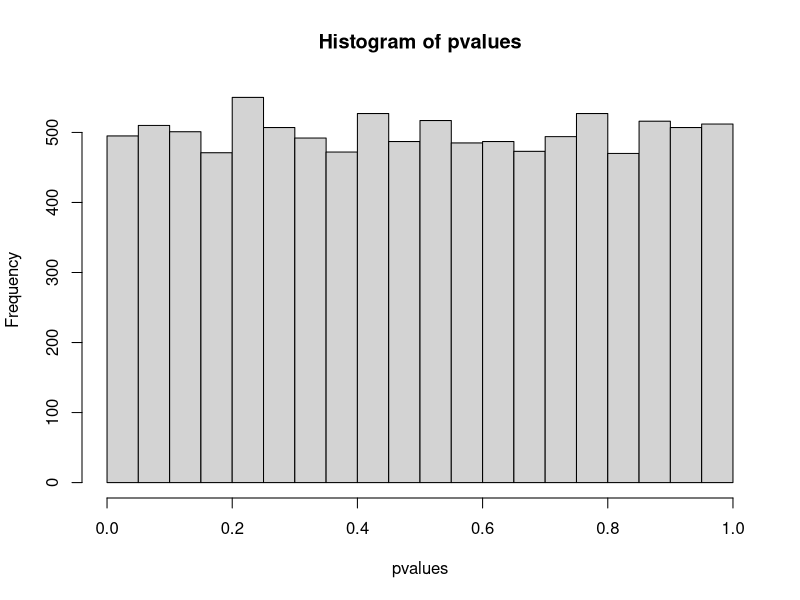
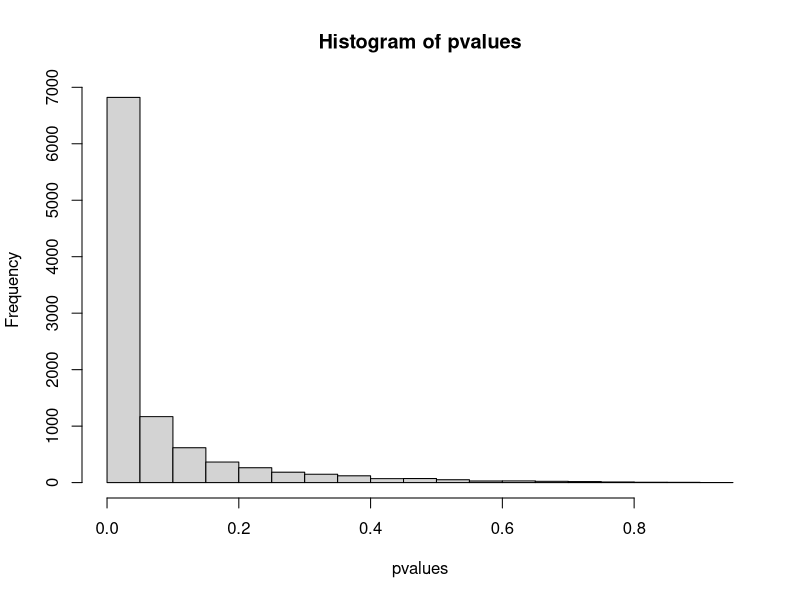
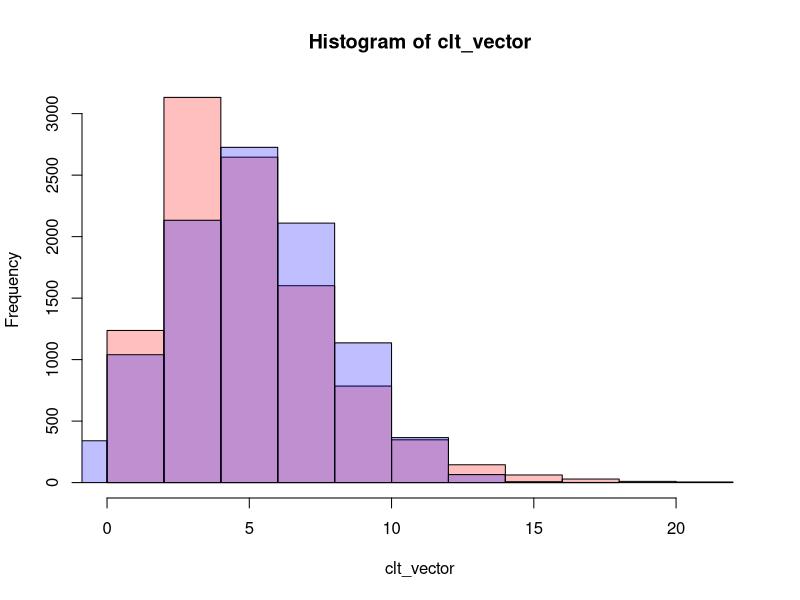
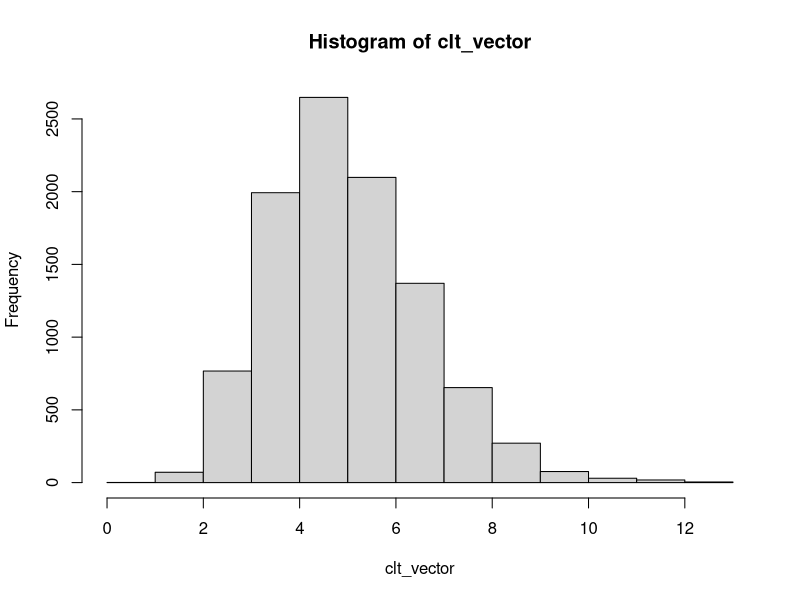
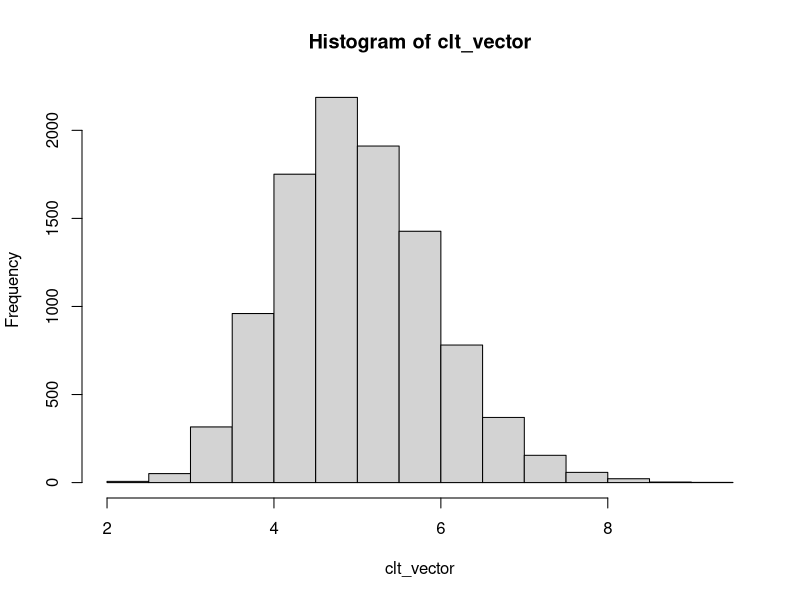
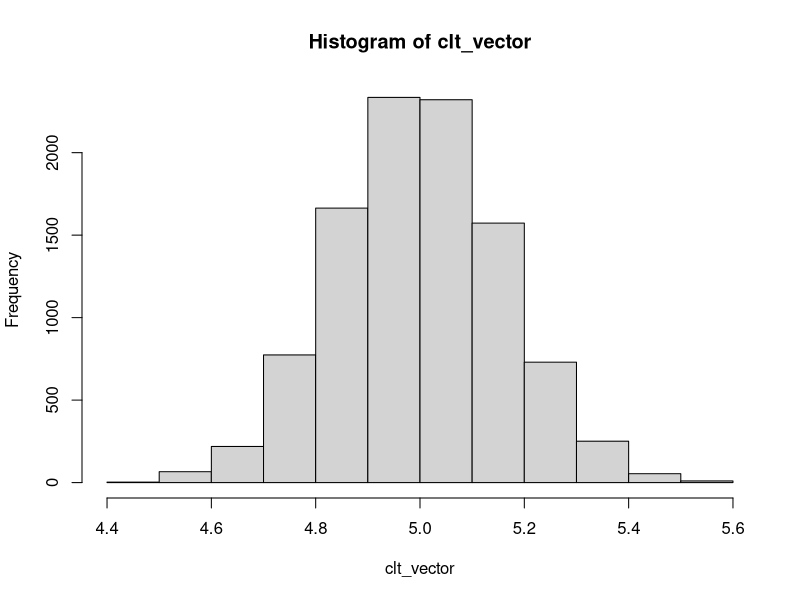
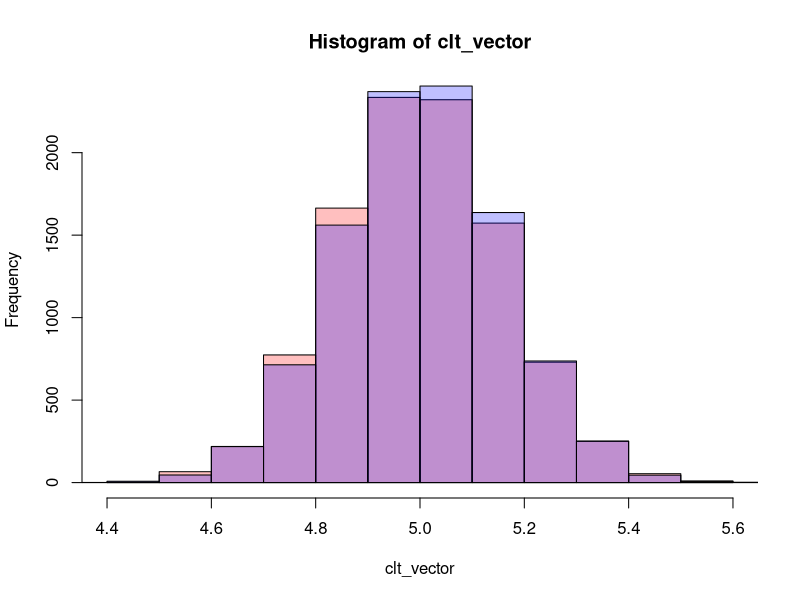

Here is the R script that generated these plots, in order:
## ---- chunk 1
rm(list = ls())
#install.packages('dplyr')
library(dplyr)
## ---- chunk 2
getwd()
## ---- chunk 3

x <- 2
y <- 8
z <- 10
  
x+y
## ---- chunk 4
 ls()
## ---- chunk 5
rm(z)
## ---- chunk 6
# rm(list = ls())
## ---- chunk 7
TRUE
FALSE
NA
## ---- chunk 8
class(T)
class(2)
class(2.5)
## ---- chunk 9
class(2L)
class("Hello")
## ---- chunk 10
as.character(x)
as.integer(2.3)
#as.factor(4)
## ---- chunk 11

class(T + F)

if (0){
  print('Converted to True')
} else {
  print('Converted to False')
}

## ---- chunk 12
my_numbers <- c(1,2,3)
my_sequence = 1:4
my_sequence_2 <- seq(1,11,2) #va de 2 en 2

class(my_numbers)
class(my_sequence)
## ---- chunk 13
my_vector <- c(1, F)
class(my_vector)

my_vector <- c(1,'Hola', F)
class(my_vector)

## ---- chunk 14
my_numbers * 2
c(1,2,3,4) + c(1,2)
## ---- chunk 15
my_named_vector = c(a = 1, b = 2, c = 3, d = 4)
my_named_vector
class(my_named_vector)
## ---- chunk 16
my_sequence_2[2]
my_sequence_2[-2]
my_sequence_2[my_sequence_2<5]
my_named_vector['b'] + my_named_vector['c']
my_named_vector[c('a','b')]
## ---- chunk 17
my_list = list(1, 2, 3, 4)
class(my_list)
my_list_2 = list(my_sequence)

#list of two lists
my_list = list(list(1, 2), list('a', 'b'))
## ---- chunk 18
my_list[1]
class(my_list[[2]])
my_list_2[[1]]
my_list_2[[1]][2] # If you use `[]` with lists, you get a sublist
class(my_list_2[[1]][2])
## ---- chunk 19
if (x>4){
  print('High')
} else {
  print('Low')
}

# another way: 

if_else(x>5, 'High', 'Low')

# If we want to check more than case, we can use the `if - else if - else` structure.

if (x>6){
  print('High')
} else if (x < 3) {
  print('Very Low') 
} else {
  print('Med - Low')
}
## ---- chunk 20
operation = 'plus' 
switch(operation, 
       plus = x + y,
       minus = x - y,
       times = x * y,
       divide = x / y, 
       stop('You specified an unknown operation!')
)

## ---- chunk 21
A = c(1, 2, 3, 4)
B = c(1, 3, 4, 5)

A == B

identical(A, B)
## ---- chunk 22
identical(0L, 0)
## ---- chunk 23
calc_percent_missing = function(x){
  mean(is.na(x))
}
calc_percent_missing(c(1, 2, 6, 3, 7, NA, 9, NA, NA, 1))

# Default values

cobb_douglas = function(x, a = 0.5, b = 0.5) {
  u = x[1]**a * x[2]**b
}
x = c(1, 2) 
print(cobb_douglas(x))
print(cobb_douglas(x, b = 0.4, a = 0.6))
## ---- chunk 24
commas <- function(...) {
  paste(..., collapse = ", ")
}
commas(c(x, letters[1:10]))
## ---- chunk 25
df <- tibble::tibble(
  a = rnorm(10),
  b = c(rnorm(9), NA),
  c = rnorm(10),
  d = rnorm(10)
)
## ---- chunk 26
output = vector("double", ncol(df))

for (i in seq_along(df)){
  output[i] = mean(df[[i]], na.rm = T)
}

output
## ---- chunk 27
test_vector = vector("double", 0)
seq_along(test_vector)
1:length(test_vector)
## ---- chunk 28
for (x in df) {
  print(median(x, na.rm = T))
}
## ---- chunk 29
for (string in colnames(df)) {
  print(median(df[[string]], na.rm = T))
}
## ---- chunk 30
i = 0
while(i<5){
  print(i)
  i = i+1
}
## ---- chunk 31
x <- 1:5
for (val in x) {
if (val == 3){
break
}
print(val)
}
## ---- chunk 32
library(purrr)
median_vector = map_dbl(df, median)
## ---- chunk 33

  vector_means = apply(df, c(2), mean, na.rm=T)
  vector_means
## ---- chunk 34
square_function = function(X) {
  X^2
}

squares = lapply(df, square_function)
class(squares)
length(squares)
data.frame(squares)
## ---- chunk 35
data(iris)
mean_byspecies = tapply(iris$Sepal.Length, iris$Species, mean)
class(mean_byspecies)

df_meanspecies = data.frame(names(mean_byspecies),mean_byspecies)  
head(df_meanspecies)
## ---- chunk 36
squares = sapply(df, square_function)
squares
length(squares)
class(squares)
dim(squares)
## ---- chunk 37
vector1 <- c(5,9,3)
vector2 <- c(10,11,12,13,14,15)
## ---- chunk 38
result <- array(c(vector1,vector2),dim = c(3,3))
print(result)
result <- array(c(vector1,vector2),dim = c(3,3,2))
print(result)
## ---- chunk 39
matrix1 = matrix(c(2.8, 1.6, 0, 1.6, 4.2, 0, 0, 0, 2.1), 3, byrow = TRUE)
matrix1
a = c(3, -1, 0)
t(a) %*% matrix1 %*% a

matrix1
matrix1_inv = solve(matrix1)
matrix1 %*% matrix1_inv #identify

matrix2 = matrix(c(15, 4, 7, 8, 10, 9), 2, byrow = TRUE)
matrix2
t(matrix2)

matrix2 %*% matrix1 # 2*3 times 3*3
## ---- chunk 40
apply(result, c(1), sum)
apply(result, c(2), sum)
apply(result, c(3), sum)
## ---- chunk 41
n = 1000
N = 10000

gen_pval = function(i, mean, variance, n){
  
  x = rnorm(n,mean,variance)
  t = mean(x)*sqrt(n)/sqrt(var(x))
  
  pvalue = pnorm(t, lower.tail = F)
}

#H0 true
pvalues = sapply(1:N, gen_pval, mean=0, variance = 60, n = 1000)
hist(pvalues) #Distribution of p values

#H0 false
pvalues = sapply(1:N, gen_pval, mean=4, variance = 60, n = 1000)
hist(pvalues) #Distribution of p values
## ---- chunk 42
ver =list(c(1,2,3), c(4,5), matrix(c(15, 4, 7, 8, 10, 9), 2, byrow = TRUE))

sum(ver[[1]], ver[[2]], ver[[3]])

c(ver[[1]], ver[[2]], ver[[3]])
## ---- chunk 43
list = list(c(1,2,3), c(4,5,6))

sum(list[[1]] , list[[2]])
sum(list[[1]])
c(list[[1]] , list[[2]])
## ---- chunk 44
 fun_1 <- function(v,n){
   
   avg = mean(v)
   
   if(avg>n){
     print("mean is higher")
   } else {
     print('mean is lower')
   }
 }
 
 fun_1(c(1,2,15,20), 20)
## ---- chunk 45

 fun_2 <- function(N){
   print(sum(1:N))
   print(N*(N+1)/2)
   print(sum(seq(2,N,2)))
 }
 
 fun_2(30)
## ---- chunk 46

fun_3 = function(num){
 if(num > 2) {
   prime = 1
   for(i in 2:(num-1)) {
     if ((num %% i) == 0) {
       prime = 0
       break
     }
   }
 } 
 if(num == 2)    prime = 1
 if(prime == 1) {
   print(paste(num,"is a prime number"))
 } else {
   print(paste(num,"is not a prime number"))
 }
}

fun_3(8)
## ---- chunk 47

P = 8
diff = 10
while (diff!=0) {
  
   Q_d = -1 * P + 15
   Q_s = 2*P + 3
   
   diff = Q_d - Q_s
   
   if (diff>0){
     P = P + 1
   } else {
     P = P - 1
   }
}

print(P)
print(diff)


## ---- chunk 48
mean_exponential = function(i, n, lambda) {

  mean_exp = mean(rexp(n, lambda))
}

reps = 10000

# N = 3
clt_vector = sapply(1:reps, mean_exponential,n= 3, lambda = 0.2 )
normal = rnorm(reps, 1/0.2, sqrt(1/(3*(0.2^2))))
hist(clt_vector, col=rgb(1,0,0,1/4))
hist(normal, col=rgb(0,0,1,1/4) , add=TRUE)

# N = 10
clt_vector = sapply(1:reps, mean_exponential,n= 10, lambda = 0.2 )
hist(clt_vector)
clt_vector = sapply(1:reps, mean_exponential,n= 30, lambda = 0.2 )
hist(clt_vector)
clt_vector = sapply(1:reps, mean_exponential,n= 1000, lambda = 0.2 )
hist(clt_vector)


normal = rnorm(reps, 1/0.2, sqrt(1/(1000*(0.2^2))))
hist(clt_vector, col=rgb(1,0,0,1/4))
hist(normal, col=rgb(0,0,1,1/4) , add=TRUE)
